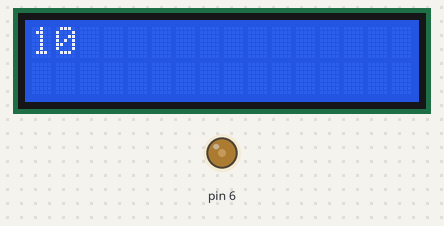
Recording of a sketch running on a simulated Arduino Uno, built with avr-gcc and run on an emulated ATmega328P. Shown: 16×2 character LCD, output pins drawn as LEDs (lit = HIGH).

Above: at 0.1 s.
At 1.1 s:
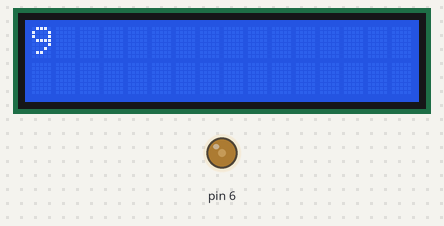
At 3.1 s:
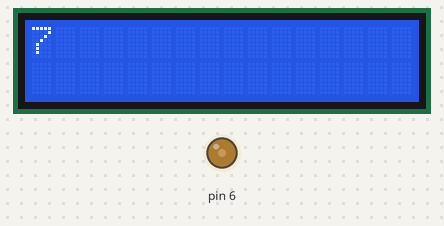
At 4.1 s:
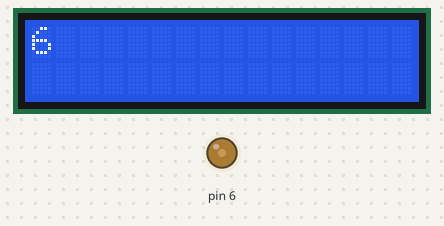
At 6.1 s:
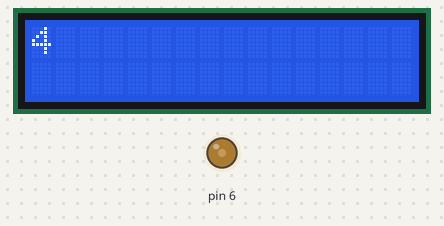
At 9.1 s:
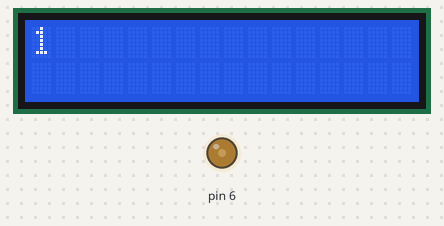

The sketch:

LCD_10_sec_countdown.ino
```cpp
#include <LiquidCrystal.h>

// Initialize the LCD and the pins that it is connected to on the arduino
// notice that it is a global variable because we want to use it in both setup and loop.
LiquidCrystal lcd(12, 11, 5, 4, 3, 2);

void setup() {
  // Set the screen's contrast
  analogWrite(6, 75);
  // set up the number of (columns, rows)
  lcd.begin(16, 2);
}
void loop() {
  // create for loop to count down the numbers and print them on the LCD
  for (int i=10; i>0; i--) {
    // Set cursor to top left of LCD screen
    lcd.setCursor(0, 0);
    // print number
    lcd.print(i);
    // wait 1 second
    delay(1000);
    // clear the display
    lcd.clear();
  }
}
```

Measured:
- by itself, everything shown: repeats every 10.0 s, in 11 steps
- what the display in image 2 shows lasts 1.0 s, from 3.1 s to 4.1 s
